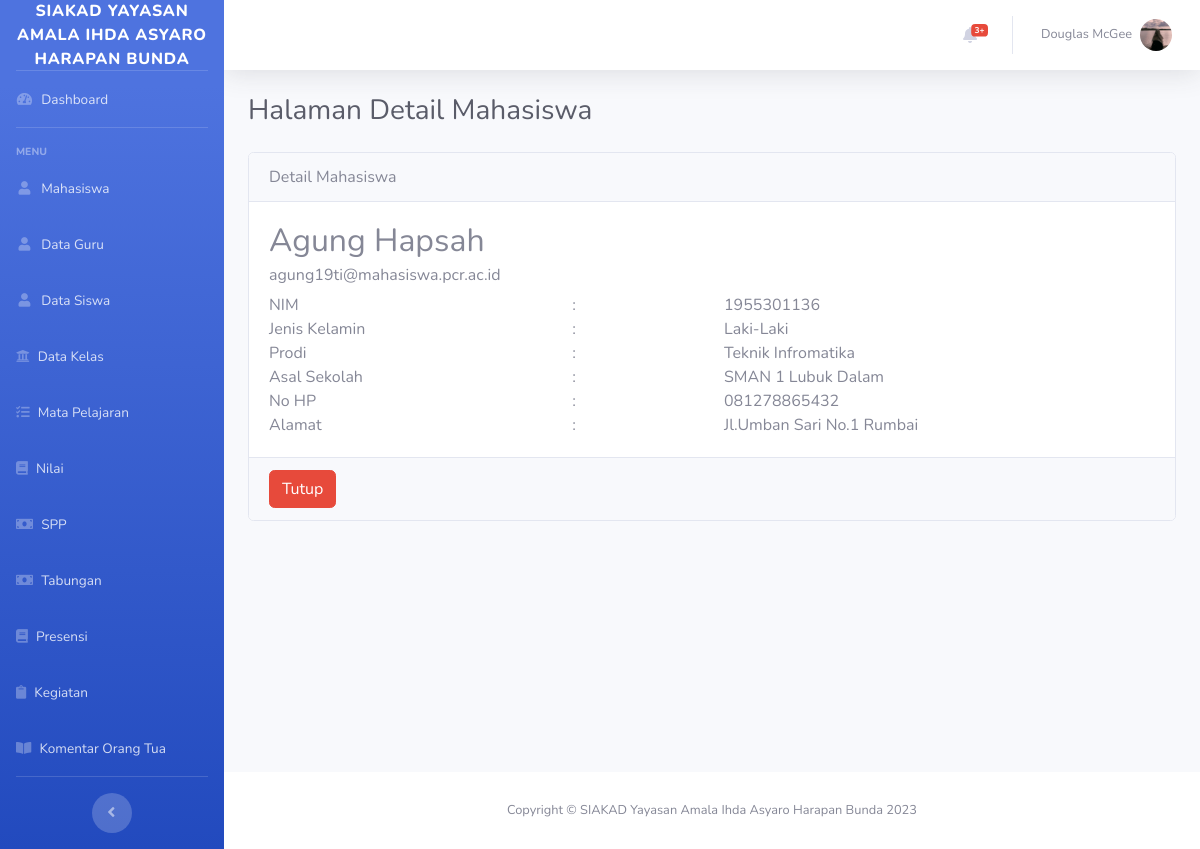
The page /Mahasiswa/detail/1 on the database its author committed.
### tables this page shows
CREATE TABLE `mahasiswa` (
  `id` int(11) NOT NULL,
  `nama` varchar(255) NOT NULL,
  `nim` int(11) NOT NULL,
  `jenis_kelamin` varchar(15) NOT NULL,
  `email` varchar(100) NOT NULL,
  `prodi` varchar(100) NOT NULL,
  `asal_sekolah` varchar(100) NOT NULL,
  `no_hp` varchar(12) NOT NULL,
  `alamat` varchar(100) NOT NULL
);

### application/controllers/Mahasiswa.php (called while the page is built, shortened)
<?php
class Mahasiswa extends CI_Controller
{
    public function __construct()
    {
        $this->load->model('Mahasiswa_model');
    }
    function detail($id)
    {
        $data['judul'] = "Halaman Detail Mahasiswa";
        $data['mahasiswa'] = $this->Mahasiswa_model->getById($id);
        $this->load->view("layout/header", $data);
        $this->load->view("mahasiswa/vw_detail_mahasiswa", $data);
        $this->load->view("layout/footer");
    }
}

### index.php (called while the page is built, shortened)
<?php
require_once BASEPATH.'core/CodeIgniter.php';

### application/models/Mahasiswa_model.php (called while the page is built, shortened)
<?php
class Mahasiswa_model extends CI_Model
{
    public $table = 'mahasiswa';
    public function getById($id)
    {
        $this->db->from($this->table);
        $this->db->where('id', $id);
        $query = $this->db->get();
        return $query->row_array();
    }
}

### application/views/mahasiswa/vw_detail_mahasiswa.php (the view)
<div class="container-fluid">
    <h1 class="h3 mb-4 text-gray-800"><?php echo $judul; ?> </h1>
    <div class="row">
        <div class="col-md-12">
            <div class="card">
                <div class="card-header">
                    Detail Mahasiswa
                </div>
                <div class="card-body">
                    <h2 class="card-title"><?= $mahasiswa['nama']; ?></h2>
                    <h6 class="card-subtitle mb-2 text-muted"><?= $mahasiswa['email']; ?></h6>
                    <div class="row">
                        <div class="col-md-4">NIM</div>
                        <div class="col-md-2">:</div>
                        <div class="col-md-6"><?= $mahasiswa['nim']; ?></div>
                    </div>
                    <div class="row">
                        <div class="col-md-4">Jenis Kelamin</div>
                        <div class="col-md-2">:</div>
                        <div class="col-md-6"><?= $mahasiswa['jenis_kelamin']; ?></div>
                    </div>
                    <div class="row">
                        <div class="col-md-4">Prodi</div>
                        <div class="col-md-2">:</div>
                        <div class="col-md-6"><?= $mahasiswa['prodi']; ?></div>
                    </div>
                    <div class="row">
                        <div class="col-md-4">Asal Sekolah</div>
                        <div class="col-md-2">:</div>
                        <div class="col-md-6"><?= $mahasiswa['asal_sekolah']; ?></div>
                    </div>
                    <div class="row">
                        <div class="col-md-4">No HP</div>
                        <div class="col-md-2">:</div>
                        <div class="col-md-6"><?= $mahasiswa['no_hp']; ?></div>
                    </div>
                    <div class="row">
                        <div class="col-md-4">Alamat</div>
                        <div class="col-md-2">:</div>
                        <div class="col-md-6"><?= $mahasiswa['alamat']; ?></div>
                    </div>
                </div>
                <div class="card-footer justify-content-center">
                    <a href="<?= base_url('Mahasiswa') ?>" class="btn btn-danger">Tutup</a>
                </div>
            </div>
        </div>
    </div>
</div>
</div>

### rows shown on the page
mahasiswa: nama "Agung Hapsah", email "agung19ti@mahasiswa.pcr.ac.id", nim "1955301136", jenis_kelamin "Laki-Laki", prodi "Teknik Infromatika", asal_sekolah "SMAN 1 Lubuk Dalam", no_hp "081278865432", alamat "Jl.Umban Sari No.1 Rumbai"

### other values the page prints
$judul "Halaman Detail Mahasiswa"
